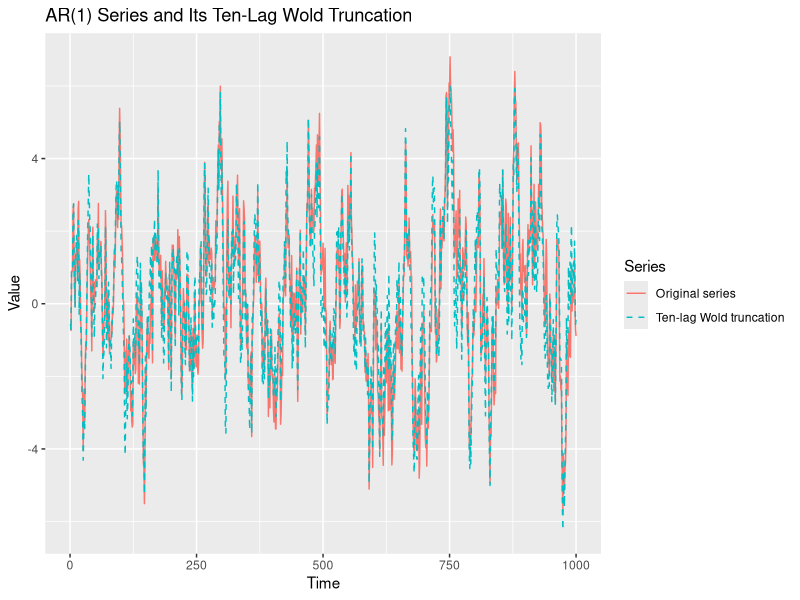

Write R code to recreate this figure.
#========================================
# (Optional) Set working directory to script location
#========================================
if (requireNamespace("rstudioapi", quietly = TRUE) && rstudioapi::isAvailable()) {
  setwd(dirname(rstudioapi::getActiveDocumentContext()$path))
}

#========================================
# Load required package
#========================================
# install.packages("ggplot2")
library(ggplot2)

#========================================
# Simulate a stationary AR(1) process
#========================================
set.seed(123)           # For reproducibility

n   <- 1000             # Number of observations
phi <- 0.9              # AR(1) coefficient

epsilon <- rnorm(n)     # White noise innovations
Y       <- numeric(n)   # Preallocate the series

# Initialize and generate the AR(1) recursion
Y[1] <- epsilon[1]
for (t in 2:n) {
  Y[t] <- phi * Y[t - 1] + epsilon[t]
}

#========================================
# Construct the ten-lag Wold truncation directly
#========================================
J <- 10
wold_approx <- numeric(n)
for (t in 1:n) {
  lags <- 0:min(J, t - 1)
  wold_approx[t] <- sum(phi^lags * epsilon[t - lags])
}

#========================================
# Prepare data for plotting
#========================================
df_wold <- data.frame(
  Time    = 1:n,
  Original = as.numeric(Y),
  Truncated = wold_approx
)

#========================================
# Plot: Original AR(1) vs ten-lag Wold truncation
#========================================
p_wold <- ggplot(df_wold, aes(x = Time)) +
  geom_line(aes(y = Original, colour = "Original series",
                linetype = "Original series")) +
  geom_line(aes(y = Truncated, colour = "Ten-lag Wold truncation",
                linetype = "Ten-lag Wold truncation")) +
  scale_linetype_manual(values = c("Original series" = "solid",
                                   "Ten-lag Wold truncation" = "dashed")) +
  labs(
    title = "AR(1) Series and Its Ten-Lag Wold Truncation",
    x     = "Time",
    y     = "Value",
    colour = "Series",
    linetype = "Series"
  )  

# Save the figure 
ggsave(filename = "Wold_decomposition.png", plot = p_wold, width = 6, height = 4, dpi = 300)
